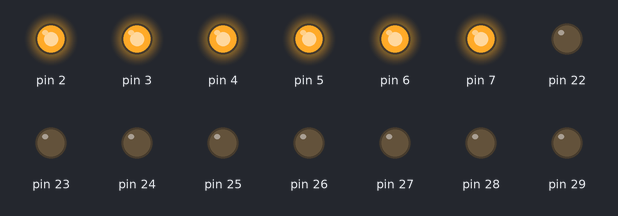
Recording of a sketch running on a simulated Arduino Mega 2560, built with avr-gcc and run on an emulated ATmega2560. Shown: output pins drawn as LEDs (lit = HIGH).

Above: at 0.5 s.
Timing chart, 0 to 4.7 s (numbered marks = the images above):
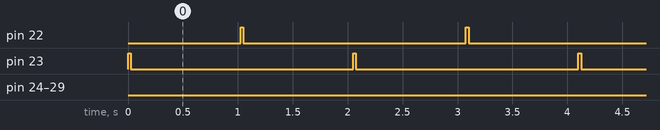

Measured:
- by itself, pin 22, pin 23: alternates HIGH for 0.03 s and LOW for 2.0 s, 10 changes in all, then stays LOW

The sketch:

character_test.ino
```cpp
#define output(PIN) pinMode((PIN), OUTPUT)
#define input(PIN) pinMode((PIN), INPUT)
#define analog(PIN, VALUE) pinMode((PIN), OUTPUT); analogWrite((PIN), (VALUE))

#define CONTROL_A 47
#define CONTROL_B 46
#define CONTROL_C 45
#define DEMUX_0 48
#define DEMUX_1 49
#define DEMUX_2 50
#define DEMUX_3 51
#define DEMUX_4 52
#define DEMUX_5 53

#define ENABLE_H0 7
#define ENABLE_H1 6
#define ENABLE_H2 5
#define ENABLE_H3 4
#define ENABLE_H4 3
#define ENABLE_H5 2
#define M0_S1 22
#define M0_S2 23
#define M1_S1 24
#define M1_S2 25
#define M2_S1 26
#define M2_S2 27
#define M3_S1 28
#define M3_S2 29
#define M4_S1 30
#define M4_S2 31
#define M5_S1 32
#define M5_S2 33

void setup() {
  // set up all pins as output
  output(CONTROL_A); //control A
  output(CONTROL_B); //control B
  output(CONTROL_C); //control C
  output(DEMUX_0); //enable demux0
  output(DEMUX_1); //enable demux1
  output(DEMUX_2); //enable demux2
  output(DEMUX_3); //enable demux3
  output(DEMUX_4); //enable demux4
  output(DEMUX_5); //enable demux5

  output(ENABLE_H0);
  output(ENABLE_H1);
  output(ENABLE_H2);
  output(ENABLE_H3);
  output(ENABLE_H4);
  output(ENABLE_H5);
  output(M0_S1);
  output(M0_S2);
  output(M1_S1);
  output(M1_S2);
  output(M2_S1);
  output(M2_S2);
  output(M3_S1);
  output(M3_S2);
  output(M4_S1);
  output(M4_S2);
  output(M5_S1);
  output(M5_S2);

  double percent = 1;
  int value = percent * 255;

  analog(ENABLE_H0, value);
  analog(ENABLE_H1, value);
  analog(ENABLE_H2, value);
  analog(ENABLE_H3, value);
  analog(ENABLE_H4, value);
  analog(ENABLE_H5, value);

  digitalWrite(DEMUX_0, LOW);
  digitalWrite(DEMUX_1, LOW);
  digitalWrite(DEMUX_2, LOW);
  digitalWrite(DEMUX_3, LOW);
  digitalWrite(DEMUX_4, LOW);
  digitalWrite(DEMUX_5, LOW);

  Serial.println("Not dead");
}

void loop() {
  selectCharacter(1);
  //for (int k = 0; k < 8; ++k) {
    //selectCharacter(k);
    for (int i = 0; i < 6; ++i) {
      for (int j = 0; j < 5; ++j) {
        setMotor(i, false, true);
        delay(25);
        setMotor(i, false, false);
        delay(1000);
        setMotor(i, true, false);
        delay(25);
        setMotor(i, false, false);
        delay(1000);
      }
    }
  //}
}

void selectCharacter(int character) {
  digitalWrite(CONTROL_A, character & 1 ^ LOW);
  digitalWrite(CONTROL_B, character & 2 ^ LOW);
  digitalWrite(CONTROL_C, character & 4 ^ LOW);
}

void setMotor(int pin, bool currentState, bool nextState) {
  // TODO validate this against hardware
  if (currentState == nextState) {
    digitalWrite(getFirstPin(pin), LOW);
    digitalWrite(getSecondPin(pin), LOW);
  }
  else if (currentState) {
    // currentState is UP, nextState is DOWN
    digitalWrite(getFirstPin(pin), HIGH);
    digitalWrite(getSecondPin(pin), LOW);
  }
  else {
    digitalWrite(getFirstPin(pin), LOW);
    digitalWrite(getSecondPin(pin), HIGH);
  }
}

int getFirstPin(int pin) {
  switch(pin) {
    case 0:
      return M0_S1;
    case 1:
      return M1_S1;
    case 2:
      return M2_S1;
    case 3:
      return M3_S1;
    case 4:
      return M4_S1;
    case 5:
      return M5_S1;
  }
}

int getSecondPin(int pin) {
  switch(pin) {
    case 0:
      return M0_S2;
    case 1:
      return M1_S2;
    case 2:
      return M2_S2;
    case 3:
      return M3_S2;
    case 4:
      return M4_S2;
    case 5:
      return M5_S2;
  }
}
```
